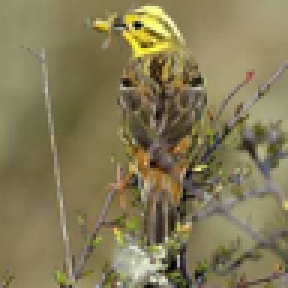
#> input picture data/sample/raw/img_0.png, 96 x 96 px, found by its file name (shown 3 times larger); its folder holds 4 pictures in this run
$ python visualize_stl10.py
#> lines starting #> are read from the running program, lines starting #| are printed output that depends on the picture
import cv2
import matplotlib.pyplot as plt
import os

path = "data/sample/raw"

files = os.listdir(path)[:5]

plt.figure(figsize=(10,2))

for i, f in enumerate(files):
    img = cv2.imread(os.path.join(path, f))
#> img is the input picture: shape (96, 96, 3); mean B, G, R 87.1, 121.9, 132.6
    img = cv2.cvtColor(img, cv2.COLOR_BGR2RGB)

    plt.subplot(1,5,i+1)
    plt.imshow(img)
    plt.axis("off")

plt.savefig("reports/figures/stl10_samples.png")
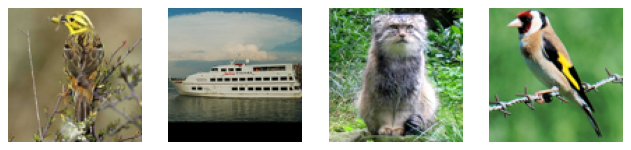
#> figure drawn by matplotlib, 4 panels
plt.show()
